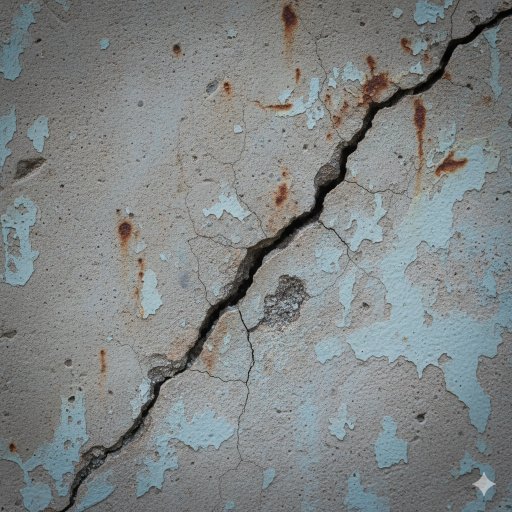
#> input picture CrackImage.png, 1024 x 1024 px, found by its file name (shown at 1/2 size)
$ python cracks.py
#> lines starting #> are read from the running program, lines starting #| are printed output that depends on the picture; after the words box and inside, x2 and y2 are one past the last pixel; in counts of white or black regions, pixels touching at a corner belong together
# Importing Required Packages
import numpy as np
import cv2
import matplotlib.pyplot as plt

# Creating a function to get the crack segmentation
def get_crack_segmentation(image_path):

  # Step 1: Read the image
    img = cv2.imread(image_path)
#> img is the input picture: shape (1024, 1024, 3); mean B, G, R 132.2, 132.1, 127.6
    if img is None:
        raise ValueError("Image not found or path is incorrect")

    # Step 2: Convert to grayscale
    gray = cv2.cvtColor(img, cv2.COLOR_BGR2GRAY)
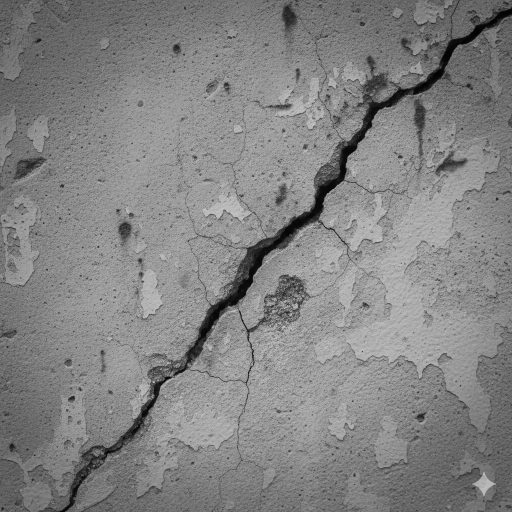
#> gray: shape (1024, 1024) (shown at 1/2 size); min 0, max 217, mean 130.8

    # Step 3: Apply smoothing (bilateral filter preserves edges)
    blur = cv2.bilateralFilter(gray, 9, 75, 75)

    # Step 4: Detect edges (potential cracks)
    edges = cv2.Canny(blur, 50, 150)
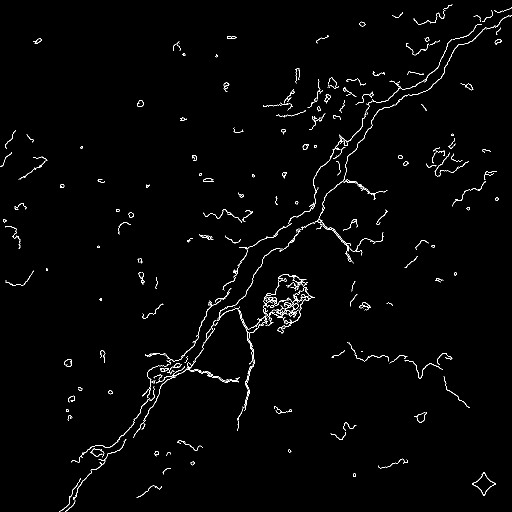
#> edges: shape (1024, 1024) (shown at 1/2 size); 1.4% white in thin lines or dots

    # Step 5: Morphological operations to close gaps in cracks
    kernel = np.ones((3,3), np.uint8)
    crack_mask = cv2.dilate(edges, kernel, iterations=1)
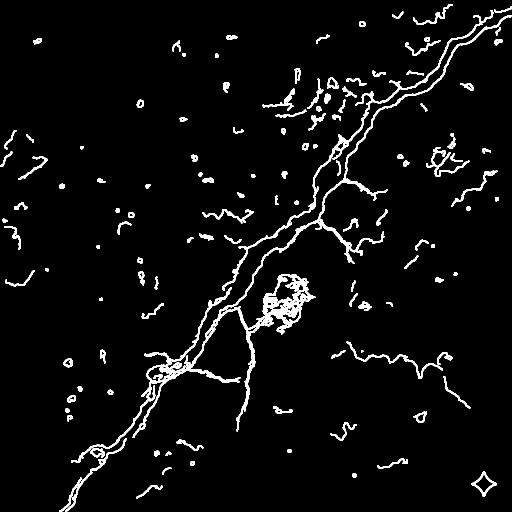
#> crack_mask: shape (1024, 1024) (shown at 1/2 size); 4.4% white; 125 white regions (1 under 20 px), largest, box (x1, y1, x2, y2) and area: (142, 30, 1024, 926) 18755, (444, 47, 965, 582) 4466, (118, 877, 254, 1024) 1249
    crack_mask = cv2.morphologyEx(crack_mask, cv2.MORPH_CLOSE, kernel)
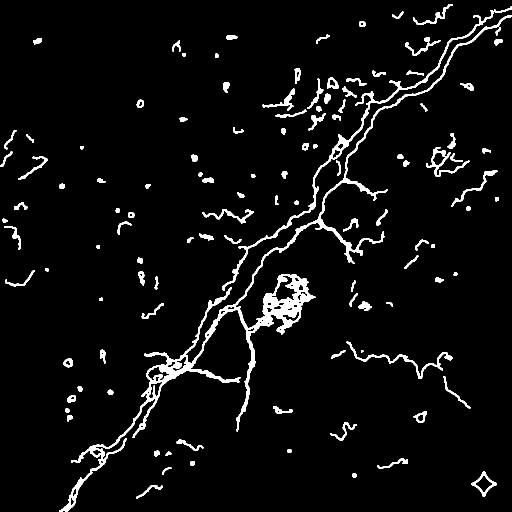
#> crack_mask: shape (1024, 1024) (shown at 1/2 size); 4.6% white; 116 white regions (1 under 20 px), largest, box (x1, y1, x2, y2) and area: (118, 30, 1024, 1024) 21462, (444, 13, 1024, 582) 4941, (693, 683, 906, 758) 1419

    # Step 6: Pixel-wise crack area (number of white pixels in mask)
    crack_area_px = np.sum(crack_mask > 0)
#> crack_area_px = 48221

    # Step 7: Create overlay for visualization
    overlay = img.copy()
    overlay[crack_mask > 0] = [0, 0, 255]  # Highlight cracks in red
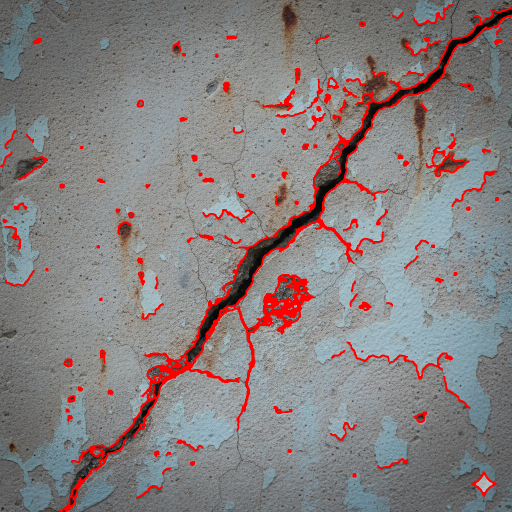
#> overlay: shape (1024, 1024, 3) (shown at 1/2 size); 4.6% of pixels changed, all inside (x1, y1, x2, y2) = (0, 8, 1024, 1024)

    # Step 8: Show results
    plt.figure(figsize=(16,8))

    plt.subplot(2,3,1)
    plt.title("Original Image")
    plt.imshow(cv2.cvtColor(img, cv2.COLOR_BGR2RGB))
    plt.axis("off")

    plt.subplot(2,3,2)
    plt.title("Grayscale Image")
    plt.imshow(gray, cmap="gray")
    plt.axis("off")

    plt.subplot(2,3,3)
    plt.title("Canny Edges")
    plt.imshow(edges, cmap="gray")
    plt.axis("off")

    plt.subplot(2,3,4)
    plt.title("After Morphology (Mask)")
    plt.imshow(crack_mask, cmap="gray")
    plt.axis("off")

    plt.subplot(2,3,5)
    plt.title("Overlay (Crack Highlighted)")
    plt.imshow(cv2.cvtColor(overlay, cv2.COLOR_BGR2RGB))
    plt.axis("off")

    plt.tight_layout()
    plt.show()
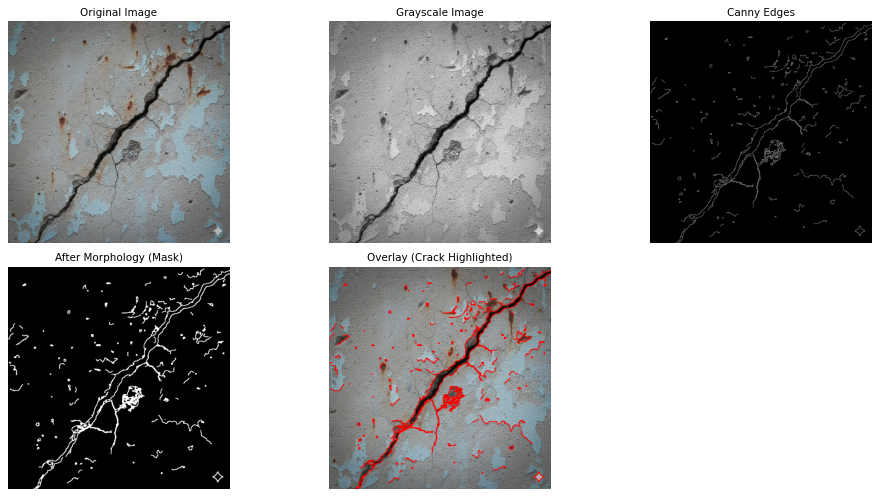
#> figure drawn by matplotlib, 5 panels

    print("Crack area (in pixels):", crack_area_px)
#| Crack area (in pixels): 48221

    # Applying a Threshold value to Measure it a Crack is High or Low Based on Measurement
    if crack_area_px >= 40000:
      print("The Crack Severity is High")
    elif crack_area_px >= 20000 and crack_area_px < 40000:
      print("The Crack Severity is Medium")
    else:
      print("The Crack Severity is Low")

    return crack_area_px

# Example usage
if __name__ == "__main__":
  image_path = r"C:\Users\Webbies\Jupyter_Notebooks\Berger_Site_Inspection_Exterior\InputImages\CrackImage.png"
  area = get_crack_segmentation(image_path)
#> area = 48221

$ run again, with DampImage.png copied over CrackImage.png
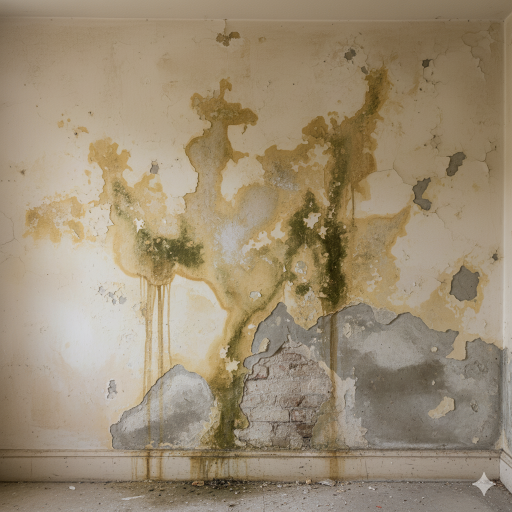
#> input picture DampImage.png, 1024 x 1024 px, found by its file name (shown at 1/2 size)
#> in get_crack_segmentation, img is the input picture: shape (1024, 1024, 3); mean B, G, R 116.2, 140.8, 156.1
#> in get_crack_segmentation, `edges = cv2.Canny(blur, 50, 150)`:
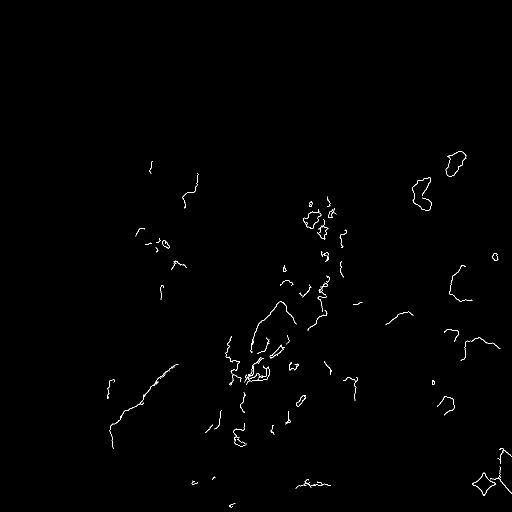
#> edges: shape (1024, 1024) (shown at 1/2 size); 0.47% white in thin lines or dots, all inside (x1, y1, x2, y2) = (214, 303, 1024, 1015)
#> crack_area_px = 16510
#> in get_crack_segmentation, `overlay[crack_mask > 0] = [0, 0, 255]`:
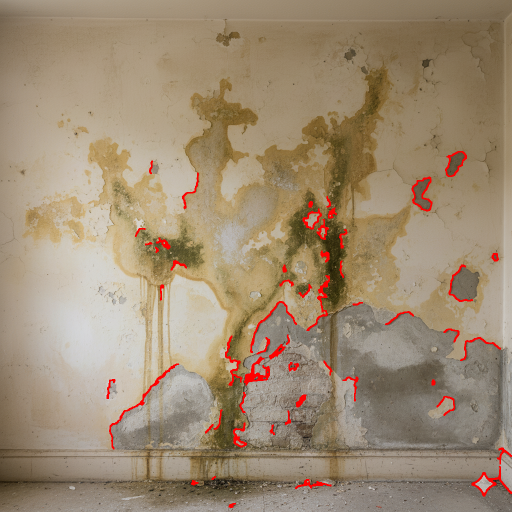
#> overlay: shape (1024, 1024, 3) (shown at 1/2 size); 1.57% of pixels changed, all inside (x1, y1, x2, y2) = (213, 302, 1024, 1016)
#| Crack area (in pixels): 16510

$ run again, with PaintPeelingImage.png copied over CrackImage.png
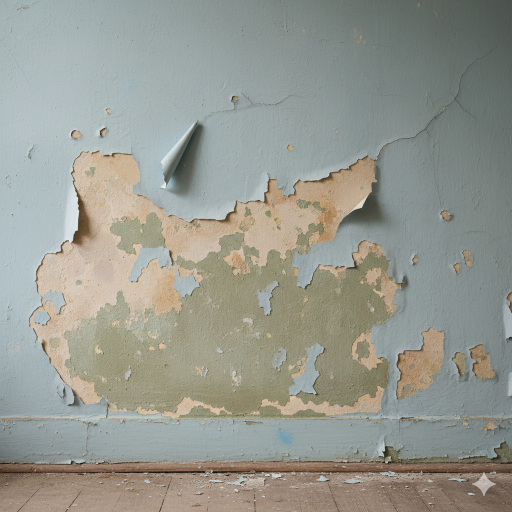
#> input picture PaintPeelingImage.png, 1024 x 1024 px, found by its file name (shown at 1/2 size)
#> in get_crack_segmentation, img is the input picture: shape (1024, 1024, 3); mean B, G, R 143.9, 152.7, 150.6
#> in get_crack_segmentation, `edges = cv2.Canny(blur, 50, 150)`:
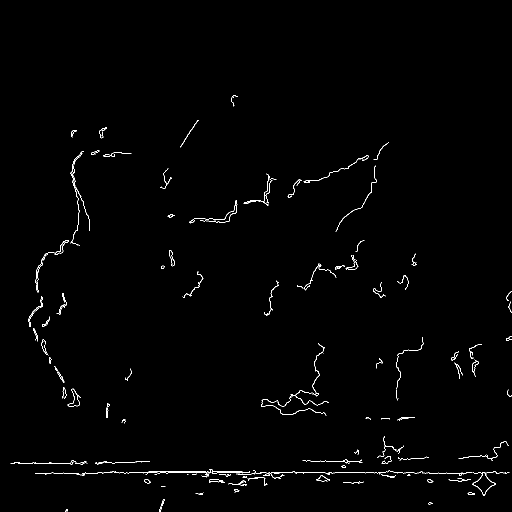
#> edges: shape (1024, 1024) (shown at 1/2 size); 0.84% white in thin lines or dots, all inside (x1, y1, x2, y2) = (21, 191, 1024, 1024)
#> crack_area_px = 28588
#> in get_crack_segmentation, `overlay[crack_mask > 0] = [0, 0, 255]`:
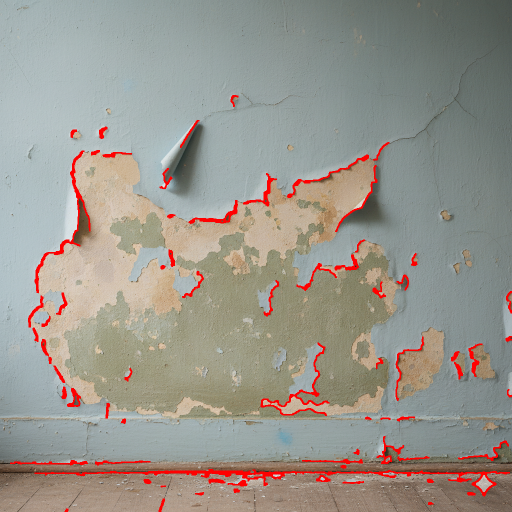
#> overlay: shape (1024, 1024, 3) (shown at 1/2 size); 2.73% of pixels changed, all inside (x1, y1, x2, y2) = (20, 190, 1024, 1024)
#| Crack area (in pixels): 28588
